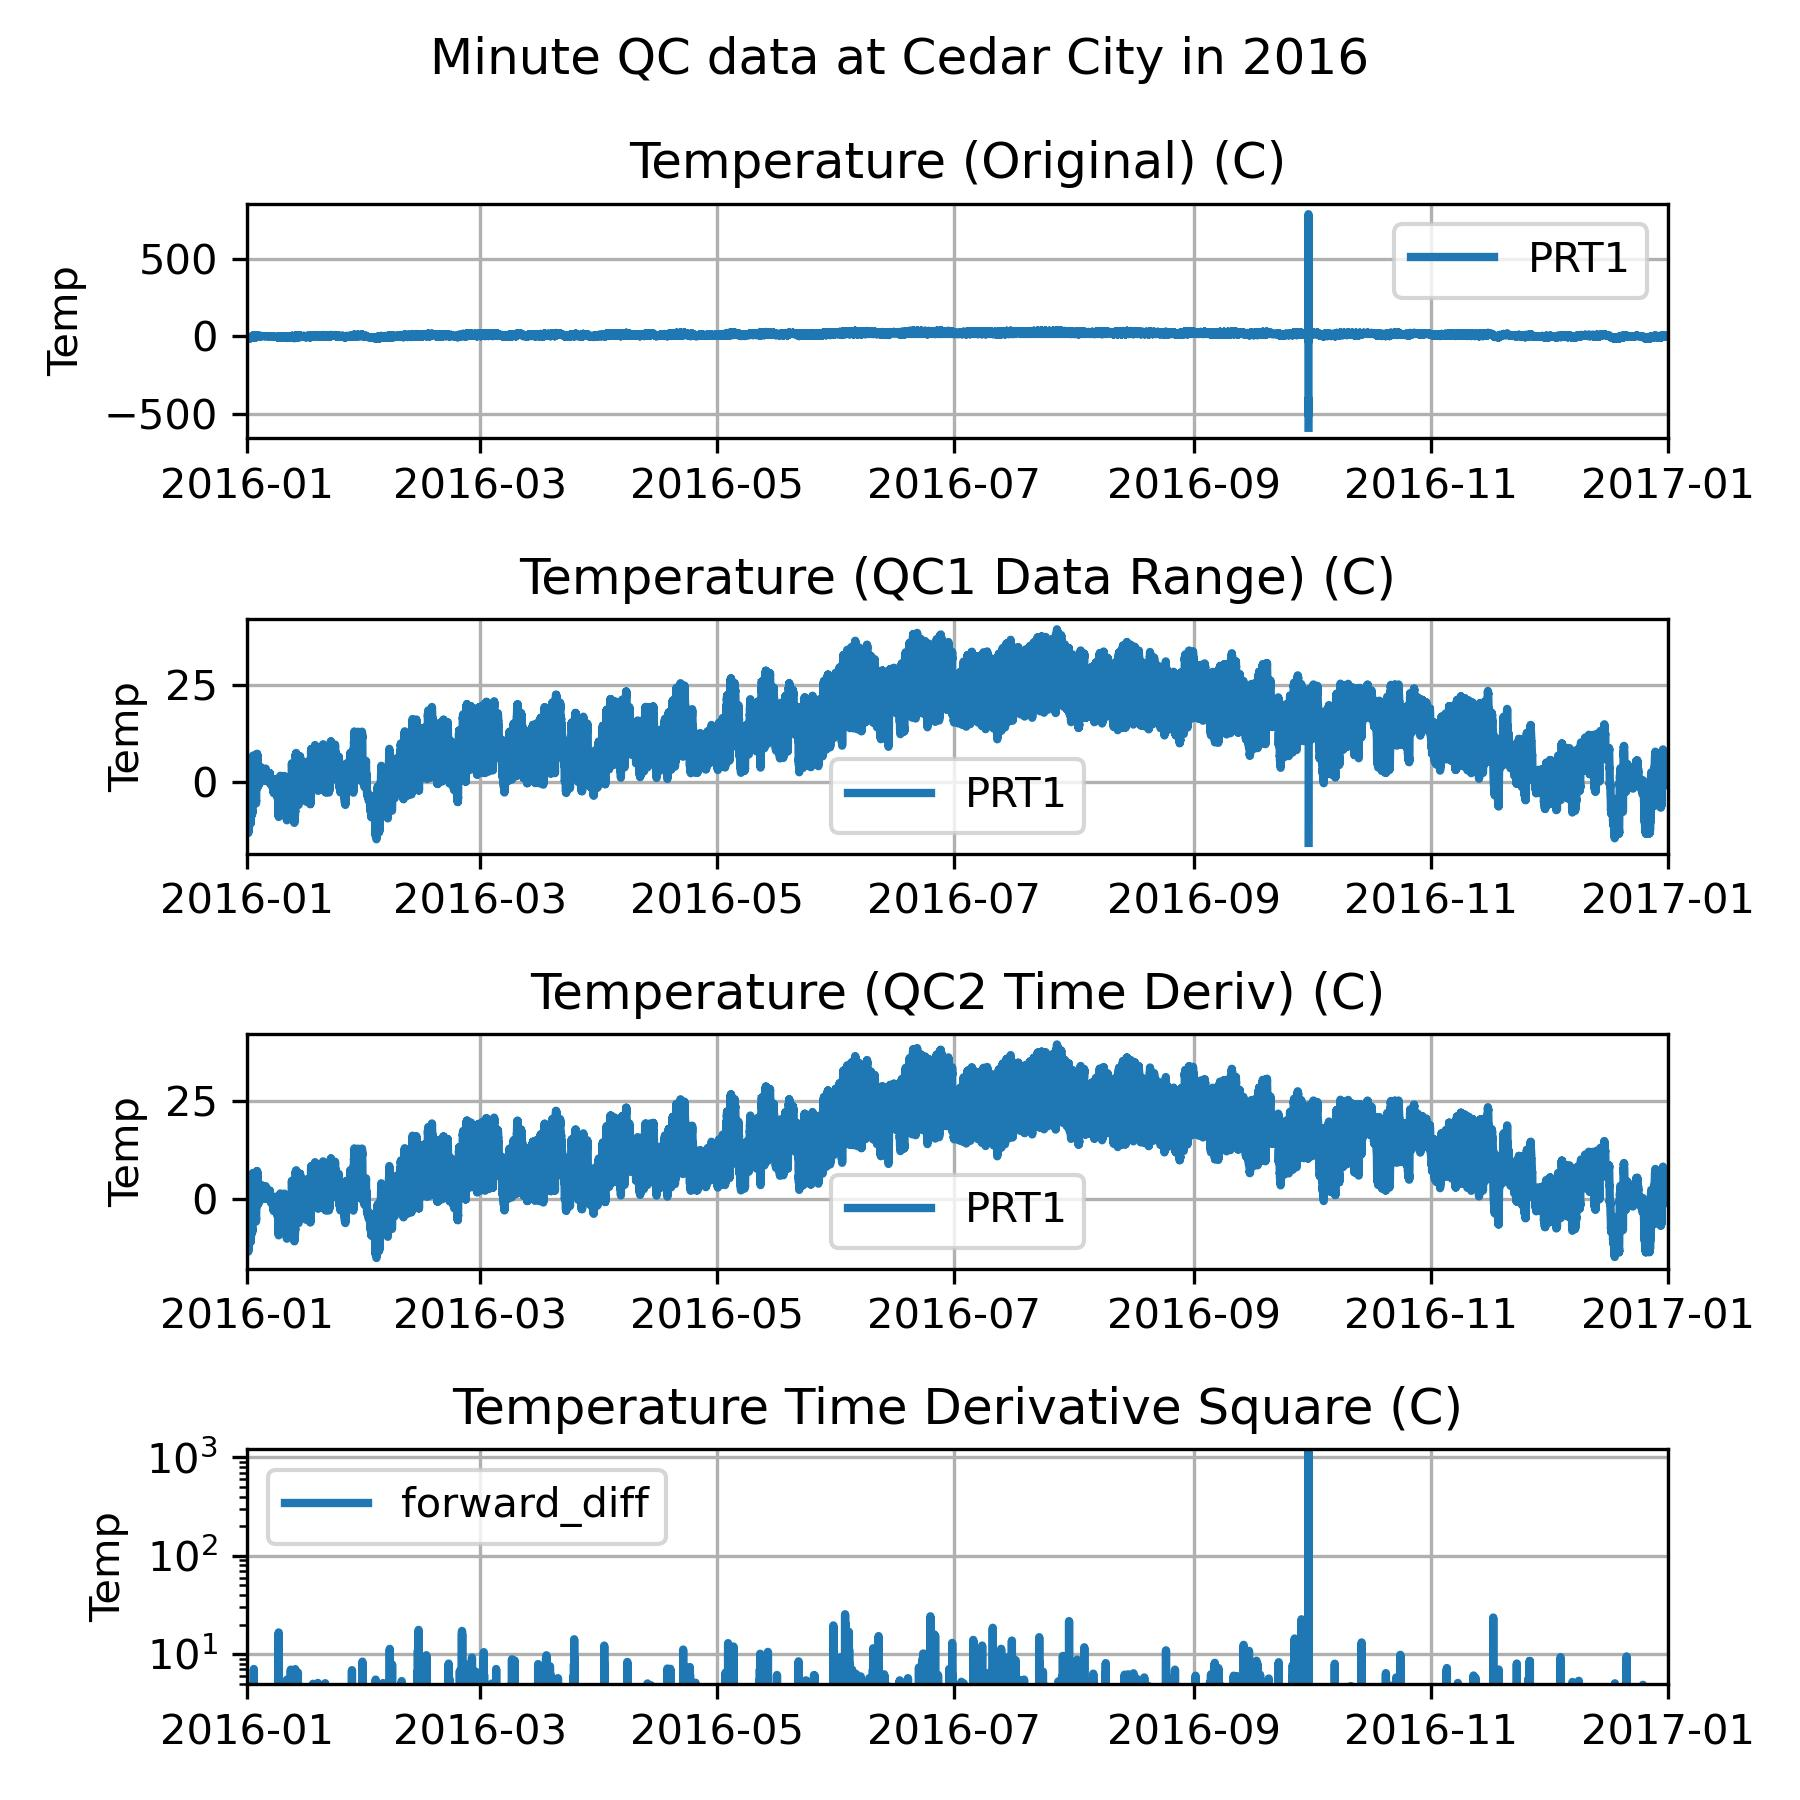

Recreate this plot in Python.
# ============================================================
# QA/QC Description
# ============================================================
#
# This exercise applies two quality control (QC) procedures
# to atmospheric temperature observations.
#
# QC1:
#     Detects values outside a physically realistic
#     temperature range and replaces them with NaN.
#
# QC2:
#     Detects unrealistically large temporal changes using
#     the squared time derivative and replaces them with NaN.
#
# Students should:
#     1. modify the QC2 criteria value,
#     2. run the script,
#     3. compare the original and QC datasets,
#     4. evaluate how different criteria values affect
#        spike detection and data removal.
#
# ============================================================

import pandas as pd
import matplotlib.pyplot as plt
import sys
import copy

import pandas as pd
import numpy as np
from pathlib import Path

def QC1_range(data, variables, vmin, vmax):

    data = data.copy()

    for var in variables:

        mask = (data[var] < vmin) | (data[var] > vmax)

        data.loc[mask, var] = np.nan

    return data

def QC2_mark_extreme_time_variation(data, var, criteria):
    """
    QC2: Replace values with unrealistically large temporal changes with NaN.
    """

    data_qc = data.copy()

    temp_interp = data_qc[var].interpolate()

    data_qc["forward_diff"] = temp_interp.diff(periods=1) ** 2
    data_qc["backward_diff"] = temp_interp.diff(periods=-1) ** 2

    mask = (
        (data_qc["forward_diff"] > criteria * criteria)
        | (data_qc["backward_diff"] > criteria * criteria)
    )

    print("\nQC2: Extreme Time Variation")
    print(data_qc.loc[mask, ["forward_diff", "backward_diff", var]])

    data_qc.loc[mask, var] = np.nan

    return data_qc

def plot_data(ax, data, var, title, ylabel, funclog=False):
    """
    Plot time series data on a specified axis.
    """

    ax.plot(
        data.index,
        data[var],
        linestyle='-',
        linewidth=2,
        label=var
    )

    if funclog:
        ax.set_yscale('log')
        ax.set_ylim([5, data[var].max()])

    ax.set_title(title)
    ax.set_ylabel(ylabel)

    ax.set_xlim(data.index.min(), data.index.max())
    ax.grid(True)
    ax.legend()

    return ax


# --- Read Data ---

# File paths for the dataset.
# Daily climate observations for 2016
#data_dir = Path('../../data/')

script_dir = Path(__file__).resolve().parent
if script_dir.name == "solution":
    repo_dir = script_dir.parents[2]
else:
    repo_dir = script_dir.parents[1]
data_dir = repo_dir / "data"

file_min_path = data_dir / 'Cedar_Min.2016.csv'


data_min = pd.read_csv(file_min_path, header=0, comment="#")

data_min["timestamp"] = pd.to_datetime(
    data_min["timestamp"],
    format="%m/%d/%y %H:%M"
)

data_min.set_index("timestamp", inplace=True)

select_vars = ["PRT1"]

data_min[select_vars] = (
    data_min[select_vars]
    .replace("NAN", np.nan)
    .astype(float)
)

print(data_min.head())
print(data_min[select_vars].describe())


# --- QC1: Data Range Test ---

min_temp = -40.
max_temp = 40.

data_qc1 = QC1_range(
    data_min,
    select_vars,
    min_temp,
    max_temp
)


# --- QC2: Time-Variation Test ---

# Step 1: Modify the criteria
# QC2 uses the squared time derivative:
#
#     (dT/dt)^2
#
# The criteria value is squared internally:
#
#     criteria2 = criteria * criteria
#
# Example:
#     criteria = 10  ->  (dT/dt)^2 = 100
#
# Smaller criteria values detect smaller spikes,
# while larger values detect only extreme variations.

criteria = 8

data_qc2 = QC2_mark_extreme_time_variation(
    data_qc1,
    "PRT1",
    criteria
)

# --- Create Plots ---

fig, ax = plt.subplots(4, 1, figsize=(6, 6))


# Plot 1 (original data)
funclog = False
plot_data(ax[0], data_min, 'PRT1', 'Temperature (Original) (C)', 'Temp', funclog)

# Plot 2 (QC1 data)
funclog = False
plot_data(ax[1], data_qc1, 'PRT1', 'Temperature (QC1 Data Range) (C)', 'Temp', funclog)

# Plot 3 (QC2 data)
funclog = False
plot_data(ax[2],data_qc2,'PRT1','Temperature (QC2 Time Deriv) (C)','Temp',funclog)

# Plot 4 (QC diff)
funclog = True
plot_data(ax[3], data_qc2,'forward_diff','Temperature Time Derivative Square (C)','Temp',funclog)


main_title = 'Minute QC data at Cedar City in 2016'
plt.suptitle(main_title, fontsize=12)
plt.tight_layout()

# Save the plot as a JPEG file
output_path = Path(__file__).with_suffix('.jpg')
plt.savefig(output_path, dpi=300)

# Display the plot
plt.show()
